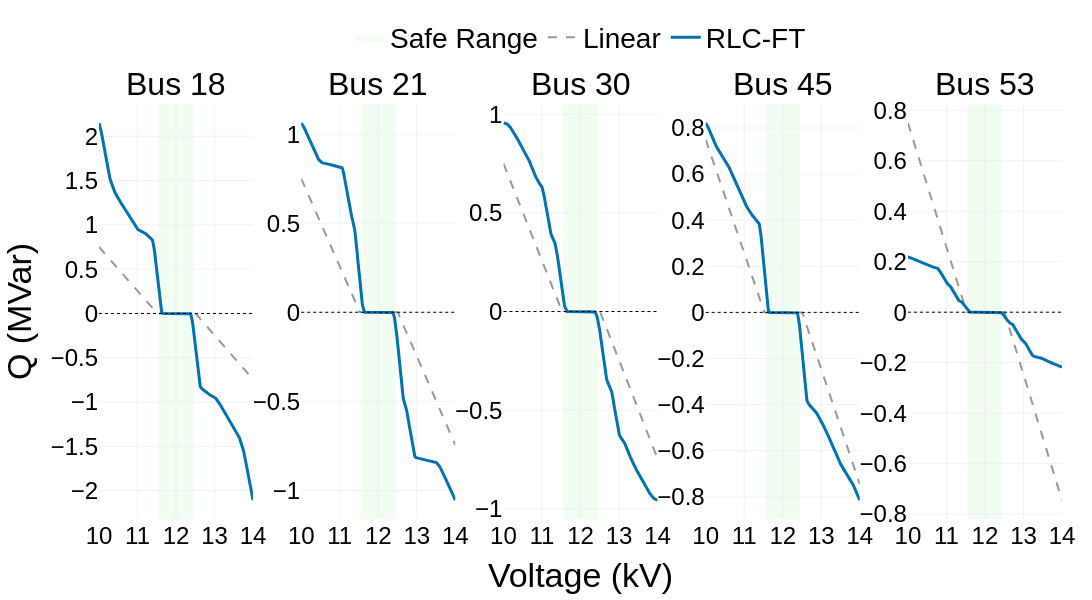

Notebook cell for this chart:
### Code cell
# plot policy
def enhanced_policy_plot(policy_net, topology):
    """
    Enhanced policy visualization with consistent styling with trajectory plot
    Plots are arranged horizontally (1×5 layout)
    
    Args:
        policy_net: The policy network models for different buses
        topology: The power system topology indicator
        
    Returns:
        fig: Plotly figure object with enhanced styling
    """
    # Create 1×5 subplot layout (horizontal arrangement)
    fig = make_subplots(
        rows=1, cols=5,
        subplot_titles=['Bus 18', 'Bus 21', 'Bus 30', 'Bus 45', 'Bus 53'],
        horizontal_spacing=0.05  # Reduce spacing between subplots
    )
    for annotation in fig.layout.annotations:
        annotation.font.size = NATURE_CONFIG["font_title"]
        annotation.font.family = "Arial"
    
    # Use consistent color scheme with trajectory plot
    method_colors = {
        'RLC-FT': '#0072B2',  # Deep blue
        'Linear': '#999999'   # Gray
    }
    
    # Line styles and widths
    line_width = {
        'RLC-FT': 3,
        'Linear': 2
    }
    
    N = 400
    x_vals = np.linspace(10, 14, N)
    
    # Adjusted safe voltage range
    safe_range = [11.55, 12.45]  # Adjusted per requirements
    
    # Store all traces to ensure correct rendering order
    all_traces = {i: {'background': [], 'lines': []} for i in range(5)}
    
    # Create subplots for each bus
    bus_indices = [0, 1, 2, 3, 4]
    for idx, i in enumerate(bus_indices):
        # In horizontal layout, all plots are in row 1, column is the index+1
        row = 1
        col = idx + 1
        
        baseline_vals = []
        policy_vals = []
        
        # Calculate output values
        for j in range(N):
            state_val = 0.80 + 0.001 * j
            base = np.maximum(state_val - 1.05, 0) - np.maximum(0.95 - state_val, 0)
            baseline_vals.append(-base)
            
            state_tensor = torch.tensor([[state_val]])
            action_tensor = policy_net[i](state_tensor, topology)
            policy_vals.append( -action_tensor[0].detach().item() )

        baseline_vals = np.array(baseline_vals)
        
        # Apply PCHIP smoothing for better curve appearance
        window_size = 20
        policy_vals_smoothed = moving_average(policy_vals, n=window_size)

        
        # Scale linear values for consistency
        baseline_vals_scaled = 5 * baseline_vals
        
        # Add safe voltage range area
        fig.add_shape(
            type="rect",
            x0=safe_range[0], 
            x1=safe_range[1], 
            y0=-10,  # Using very wide y-range
            y1=10,   # that will be auto-scaled later
            fillcolor="rgba(144, 238, 144, 0.12)",
            line=dict(width=0),
            layer="below",
            row=row, col=col
        )
        
        # Add Safe Range to legend (only in first subplot)
        if idx == 0:
            all_traces[idx]['background'].append(
                go.Scatter(
                    x=[None], y=[None],
                    mode='lines',
                    fill='toself',
                    fillcolor="rgba(144, 238, 144, 0.12)",
                    line=dict(width=0),
                    name="Safe Range",
                    showlegend=True
                )
            )
        
        # Add zero line for reference
        fig.add_hline(
            y=0,
            line=dict(color="black", width=1, dash="dot"),
            row=row, col=col
        )
        
        # Add Linear and RLC-FT curves
        all_traces[idx]['lines'].append(
            go.Scatter(
                x=x_vals,
                y=baseline_vals_scaled,
                mode='lines',
                name='Linear',
                line=dict(
                    dash='dash', 
                    color=method_colors['Linear'],
                    width=line_width['Linear']
                ),
                showlegend=(idx == 0)
            )
        )

        all_traces[idx]['lines'].append(
            go.Scatter(
                x=x_vals,
                y=policy_vals_smoothed,
                mode='lines',
                name='RLC-FT',
                line=dict(
                    color=method_colors['RLC-FT'],
                    width=line_width['RLC-FT']
                ),
                showlegend=(idx == 0)
            )
        )
        
        # Calculate y-axis range based on data
        y_min = min(min(baseline_vals_scaled), min(policy_vals_smoothed)) * 1.1
        y_max = max(max(baseline_vals_scaled), max(policy_vals_smoothed)) * 1.1
        
        # Set axis styles
        fig.update_xaxes(
            title_text="Voltage (kV)" if col == 3 else None,  # Only middle plot gets x-axis title
            title_font=dict(size=NATURE_CONFIG['font_axis_title']+6),
            tickfont=dict(size=NATURE_CONFIG['font_axis']),
            range=[10, 14],
            showgrid=True,
            gridwidth=0.5,
            gridcolor='#E5E5E5',
            zeroline=False,
            row=row, col=col
        )
        
        # Set y-axis styles
        fig.update_yaxes(
            title_text="Q (MVar)" if col == 1 else None,
            title_font=dict(size=NATURE_CONFIG['font_axis_title']+6),
            tickfont=dict(size=NATURE_CONFIG['font_axis']),
            range=[y_min, y_max],  # Dynamically scale y-axis for each subplot
            showgrid=True,
            gridwidth=0.5,
            gridcolor='#E5E5E5',
            zeroline=False,
            row=row, col=col
        )
    
    # Add all traces in the correct order
    for idx in range(5):
        row = 1  # All in row 1 for horizontal layout
        col = idx + 1
        
        # Add background elements first
        for trace in all_traces[idx]['background']:
            fig.add_trace(trace, row=row, col=col)
        
        # Add lines next
        for trace in all_traces[idx]['lines']:
            fig.add_trace(trace, row=row, col=col)

    # Overall layout settings - adjust width/height for horizontal layout
    fig.update_layout(
        font=dict(family='Arial', size=NATURE_CONFIG['font_base'], color='black'),
        width=1800,  # Wider for horizontal layout
        height=600,  # Lower height
        margin=dict(l=60, r=30, t=100, b=60),
        legend=dict(
            orientation="h",
            yanchor="bottom",
            y=1.10,
            xanchor="center",
            x=0.5,
            bgcolor='rgba(255,255,255,0.8)',
            font=dict(size=NATURE_CONFIG['font_legend']),
        ),
        plot_bgcolor='white',
        paper_bgcolor='white'
    )

    
    # Save high-resolution images
    output_path = os.path.join(Config.data_path, 'images', '56bus', 'enhanced_policy_plot.svg')
    fig.write_image(output_path, width=1800, height=600, scale=2)
    
    # # Also save PNG version
    fig.write_image(os.path.join(Config.data_path, 'images', '56bus', 'enhanced_policy_plot.png'), width=1800, height=600, scale=2)
    
    # Display the plot
    fig.show()
    
    return fig

fig = enhanced_policy_plot(agent_policy_net, topology)

### Figure 1 — Plotly figure (JSON) as saved in the notebook; plotly's stock layout.template omitted (floating-point values rounded to 4 significant figures; data arrays with more than 128 entries replaced by an {"elided": "..."} marker saying what was removed)
{"data": [{"fill": "toself", "fillcolor": "rgba(144, 238, 144, 0.12)", "line": {"width": 0}, "mode": "lines", "name": "Safe Range", "showlegend": true, "type": "scatter", "x": [null], "xaxis": "x", "y": [null], "yaxis": "y"}, {"line": {"color": "#999999", "dash": "dash", "width": 2}, "mode": "lines", "name": "Linear", "showlegend": true, "type": "scatter", "x": {"elided": "400 float values"}, "xaxis": "x", "y": {"elided": "400 float values"}, "yaxis": "y"}, {"line": {"color": "#0072B2", "width": 3}, "mode": "lines", "name": "RLC-FT", "showlegend": true, "type": "scatter", "x": {"elided": "400 float values"}, "xaxis": "x", "y": {"elided": "400 float values"}, "yaxis": "y"}, {"line": {"color": "#999999", "dash": "dash", "width": 2}, "mode": "lines", "name": "Linear", "showlegend": false, "type": "scatter", "x": {"elided": "400 float values"}, "xaxis": "x2", "y": {"elided": "400 float values"}, "yaxis": "y2"}, {"line": {"color": "#0072B2", "width": 3}, "mode": "lines", "name": "RLC-FT", "showlegend": false, "type": "scatter", "x": {"elided": "400 float values"}, "xaxis": "x2", "y": {"elided": "400 float values"}, "yaxis": "y2"}, {"line": {"color": "#999999", "dash": "dash", "width": 2}, "mode": "lines", "name": "Linear", "showlegend": false, "type": "scatter", "x": {"elided": "400 float values"}, "xaxis": "x3", "y": {"elided": "400 float values"}, "yaxis": "y3"}, {"line": {"color": "#0072B2", "width": 3}, "mode": "lines", "name": "RLC-FT", "showlegend": false, "type": "scatter", "x": {"elided": "400 float values"}, "xaxis": "x3", "y": {"elided": "400 float values"}, "yaxis": "y3"}, {"line": {"color": "#999999", "dash": "dash", "width": 2}, "mode": "lines", "name": "Linear", "showlegend": false, "type": "scatter", "x": {"elided": "400 float values"}, "xaxis": "x4", "y": {"elided": "400 float values"}, "yaxis": "y4"}, {"line": {"color": "#0072B2", "width": 3}, "mode": "lines", "name": "RLC-FT", "showlegend": false, "type": "scatter", "x": {"elided": "400 float values"}, "xaxis": "x4", "y": {"elided": "400 float values"}, "yaxis": "y4"}, {"line": {"color": "#999999", "dash": "dash", "width": 2}, "mode": "lines", "name": "Linear", "showlegend": false, "type": "scatter", "x": {"elided": "400 float values"}, "xaxis": "x5", "y": {"elided": "400 float values"}, "yaxis": "y5"}, {"line": {"color": "#0072B2", "width": 3}, "mode": "lines", "name": "RLC-FT", "showlegend": false, "type": "scatter", "x": {"elided": "400 float values"}, "xaxis": "x5", "y": {"elided": "400 float values"}, "yaxis": "y5"}], "layout": {"annotations": [{"font": {"family": "Arial", "size": 32}, "showarrow": false, "text": "Bus 18", "x": 0.08, "xanchor": "center", "xref": "paper", "y": 1, "yanchor": "bottom", "yref": "paper"}, {"font": {"family": "Arial", "size": 32}, "showarrow": false, "text": "Bus 21", "x": 0.29, "xanchor": "center", "xref": "paper", "y": 1, "yanchor": "bottom", "yref": "paper"}, {"font": {"family": "Arial", "size": 32}, "showarrow": false, "text": "Bus 30", "x": 0.5, "xanchor": "center", "xref": "paper", "y": 1, "yanchor": "bottom", "yref": "paper"}, {"font": {"family": "Arial", "size": 32}, "showarrow": false, "text": "Bus 45", "x": 0.71, "xanchor": "center", "xref": "paper", "y": 1, "yanchor": "bottom", "yref": "paper"}, {"font": {"family": "Arial", "size": 32}, "showarrow": false, "text": "Bus 53", "x": 0.92, "xanchor": "center", "xref": "paper", "y": 1, "yanchor": "bottom", "yref": "paper"}], "font": {"color": "black", "family": "Arial", "size": 28}, "height": 600, "legend": {"bgcolor": "rgba(255,255,255,0.8)", "font": {"size": 28}, "orientation": "h", "x": 0.5, "xanchor": "center", "y": 1.1, "yanchor": "bottom"}, "margin": {"b": 60, "l": 60, "r": 30, "t": 100}, "paper_bgcolor": "white", "plot_bgcolor": "white", "shapes": [{"fillcolor": "rgba(144, 238, 144, 0.12)", "layer": "below", "line": {"width": 0}, "type": "rect", "x0": 11.55, "x1": 12.45, "xref": "x", "y0": -10, "y1": 10, "yref": "y"}, {"line": {"color": "black", "dash": "dot", "width": 1}, "type": "line", "x0": 0, "x1": 1, "xref": "x domain", "y0": 0, "y1": 0, "yref": "y"}, {"fillcolor": "rgba(144, 238, 144, 0.12)", "layer": "below", "line": {"width": 0}, "type": "rect", "x0": 11.55, "x1": 12.45, "xref": "x2", "y0": -10, "y1": 10, "yref": "y2"}, {"line": {"color": "black", "dash": "dot", "width": 1}, "type": "line", "x0": 0, "x1": 1, "xref": "x2 domain", "y0": 0, "y1": 0, "yref": "y2"}, {"fillcolor": "rgba(144, 238, 144, 0.12)", "layer": "below", "line": {"width": 0}, "type": "rect", "x0": 11.55, "x1": 12.45, "xref": "x3", "y0": -10, "y1": 10, "yref": "y3"}, {"line": {"color": "black", "dash": "dot", "width": 1}, "type": "line", "x0": 0, "x1": 1, "xref": "x3 domain", "y0": 0, "y1": 0, "yref": "y3"}, {"fillcolor": "rgba(144, 238, 144, 0.12)", "layer": "below", "line": {"width": 0}, "type": "rect", "x0": 11.55, "x1": 12.45, "xref": "x4", "y0": -10, "y1": 10, "yref": "y4"}, {"line": {"color": "black", "dash": "dot", "width": 1}, "type": "line", "x0": 0, "x1": 1, "xref": "x4 domain", "y0": 0, "y1": 0, "yref": "y4"}, {"fillcolor": "rgba(144, 238, 144, 0.12)", "layer": "below", "line": {"width": 0}, "type": "rect", "x0": 11.55, "x1": 12.45, "xref": "x5", "y0": -10, "y1": 10, "yref": "y5"}, {"line": {"color": "black", "dash": "dot", "width": 1}, "type": "line", "x0": 0, "x1": 1, "xref": "x5 domain", "y0": 0, "y1": 0, "yref": "y5"}], "width": 1800, "xaxis": {"anchor": "y", "domain": [0, 0.16], "gridcolor": "#E5E5E5", "gridwidth": 0.5, "range": [10, 14], "showgrid": true, "tickfont": {"size": 24}, "title": {"font": {"size": 34}}, "zeroline": false}, "xaxis2": {"anchor": "y2", "domain": [0.21, 0.37], "gridcolor": "#E5E5E5", "gridwidth": 0.5, "range": [10, 14], "showgrid": true, "tickfont": {"size": 24}, "title": {"font": {"size": 34}}, "zeroline": false}, "xaxis3": {"anchor": "y3", "domain": [0.42, 0.58], "gridcolor": "#E5E5E5", "gridwidth": 0.5, "range": [10, 14], "showgrid": true, "tickfont": {"size": 24}, "title": {"font": {"size": 34}, "text": "Voltage (kV)"}, "zeroline": false}, "xaxis4": {"anchor": "y4", "domain": [0.63, 0.79], "gridcolor": "#E5E5E5", "gridwidth": 0.5, "range": [10, 14], "showgrid": true, "tickfont": {"size": 24}, "title": {"font": {"size": 34}}, "zeroline": false}, "xaxis5": {"anchor": "y5", "domain": [0.84, 1], "gridcolor": "#E5E5E5", "gridwidth": 0.5, "range": [10, 14], "showgrid": true, "tickfont": {"size": 24}, "title": {"font": {"size": 34}}, "zeroline": false}, "yaxis": {"anchor": "x", "domain": [0, 1], "gridcolor": "#E5E5E5", "gridwidth": 0.5, "range": [-2.32, 2.364], "showgrid": true, "tickfont": {"size": 24}, "title": {"font": {"size": 34}, "text": "Q (MVar)"}, "zeroline": false}, "yaxis2": {"anchor": "x2", "domain": [0, 1], "gridcolor": "#E5E5E5", "gridwidth": 0.5, "range": [-1.16, 1.169], "showgrid": true, "tickfont": {"size": 24}, "title": {"font": {"size": 34}}, "zeroline": false}, "yaxis3": {"anchor": "x3", "domain": [0, 1], "gridcolor": "#E5E5E5", "gridwidth": 0.5, "range": [-1.052, 1.052], "showgrid": true, "tickfont": {"size": 24}, "title": {"font": {"size": 34}}, "zeroline": false}, "yaxis4": {"anchor": "x4", "domain": [0, 1], "gridcolor": "#E5E5E5", "gridwidth": 0.5, "range": [-0.8963, 0.9041], "showgrid": true, "tickfont": {"size": 24}, "title": {"font": {"size": 34}}, "zeroline": false}, "yaxis5": {"anchor": "x5", "domain": [0, 1], "gridcolor": "#E5E5E5", "gridwidth": 0.5, "range": [-0.8195, 0.825], "showgrid": true, "tickfont": {"size": 24}, "title": {"font": {"size": 34}}, "zeroline": false}}}
